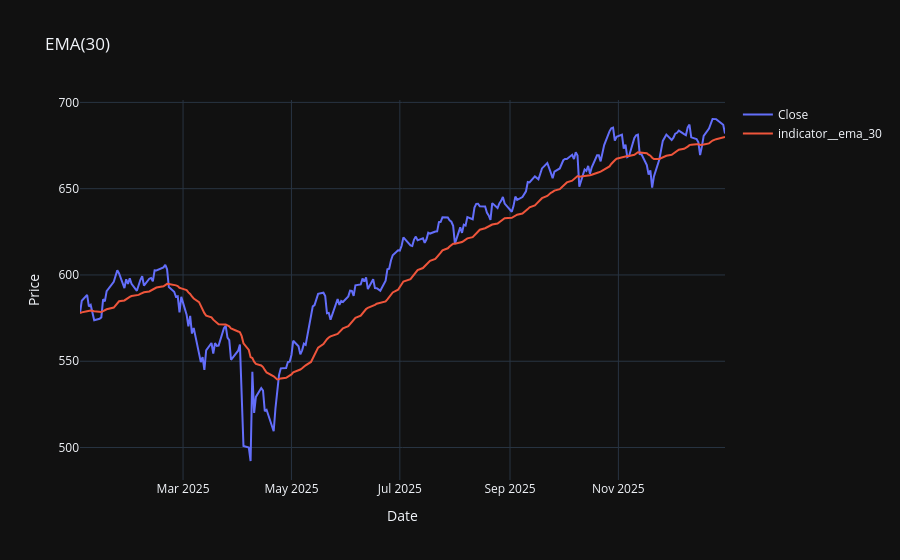

Source (notebook cell):
### Markdown cell above
## 4) Exponential Moving Average from Heikin-Ashi signal.

### Code cell
ema = EMA(ha_signal, period=30)
df_ema = ema.compute(df.copy())
ema.plot(df_ema)

### Figure 1 — Plotly figure (JSON) as saved in the notebook; plotly's stock layout.template omitted (floating-point values rounded to 4 significant figures; data arrays with more than 128 entries replaced by an {"elided": "..."} marker saying what was removed)
{"data": [{"mode": "lines", "name": "Close", "x": {"elided": "250 str values"}, "y": {"elided": "250 float values"}, "type": "scatter"}, {"mode": "lines", "name": "indicator__ema_30", "x": {"elided": "250 str values"}, "y": {"elided": "250 float values"}, "type": "scatter"}], "layout": {"title": {"text": "EMA(30)"}, "xaxis": {"title": {"text": "Date"}}, "yaxis": {"title": {"text": "Price"}}}}
